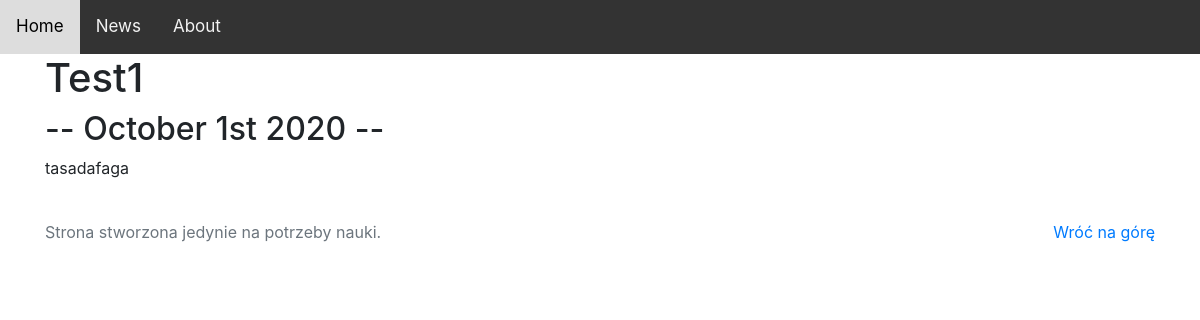
The app's page /blog/1/, older data.
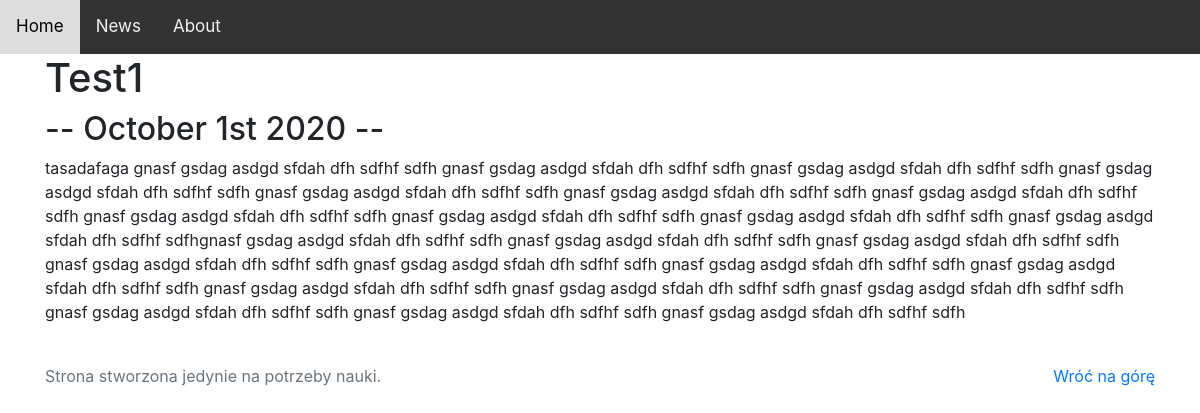
The same page, newer data.
### blog/models.py (models this page shows, shortened)
class Blog(models.Model):
    title = models.CharField(max_length=256)
    description = models.TextField()
    image = models.ImageField(upload_to='blog/images/', default='blog/images/rpi.png')
    date = models.DateField()

### blog/views.py (the view)
# urls.py: path('<int:blog_id>/', views.detail, name='detail'),
def detail(request, blog_id):
    blog = get_object_or_404(Blog, pk=blog_id)
    return render(request, 'blog/detail.html', {'blog': blog})

### blog/templates/blog/detail.html
{% extends 'portfolio/base.html' %}
{% block content %}
    <h1>{{ blog.title }}</h1>
    <h2>-- {{ blog.date|date:'F jS Y' }} --</h2>
    <p>{{ blog.description|safe }}</p>
{% endblock %}

Row changes from the older to the newer data that the page shows:
changed Blog "Test1": description "tasadafaga" → "tasadafaga gnasf gsdag asdgd sfdah dfh sdfhf sdfh gnasf gsdag asdgd sfdah dfh sdfhf sdfh gnasf gsdag asdgd sfdah dfh sdfhf sdfh gnasf gsdag asdgd sfdah dfh sdfhf sdfh gnasf gsdag asdgd sfdah dfh sdfhf sdfh gnasf gsdag asdgd sfdah dfh sdfhf sdfh gnasf gsdag asdgd sfdah dfh sdfhf sdfh gnasf gsdag asdgd sfdah dfh sdfhf sdfh gnasf gsdag asdgd sfdah dfh sdfhf sdfh gnasf gsdag asdgd sfdah dfh sdfhf sdfh gnasf gsdag asdgd sfdah dfh sdfhf sdfhgnasf gsdag asdgd sfdah dfh sdfhf sdfh gnasf gsdag asdgd sfdah dfh sdfhf sdfh gnasf gsdag asdgd sfdah dfh sdfhf sdfh gnasf gsdag asdgd sfdah dfh sdfhf sdfh gnasf gsdag asdgd sfdah dfh sdfhf sdfh gnasf gsdag asdgd sfdah dfh sdfhf sdfh gnasf gsdag asdgd sfdah…"
